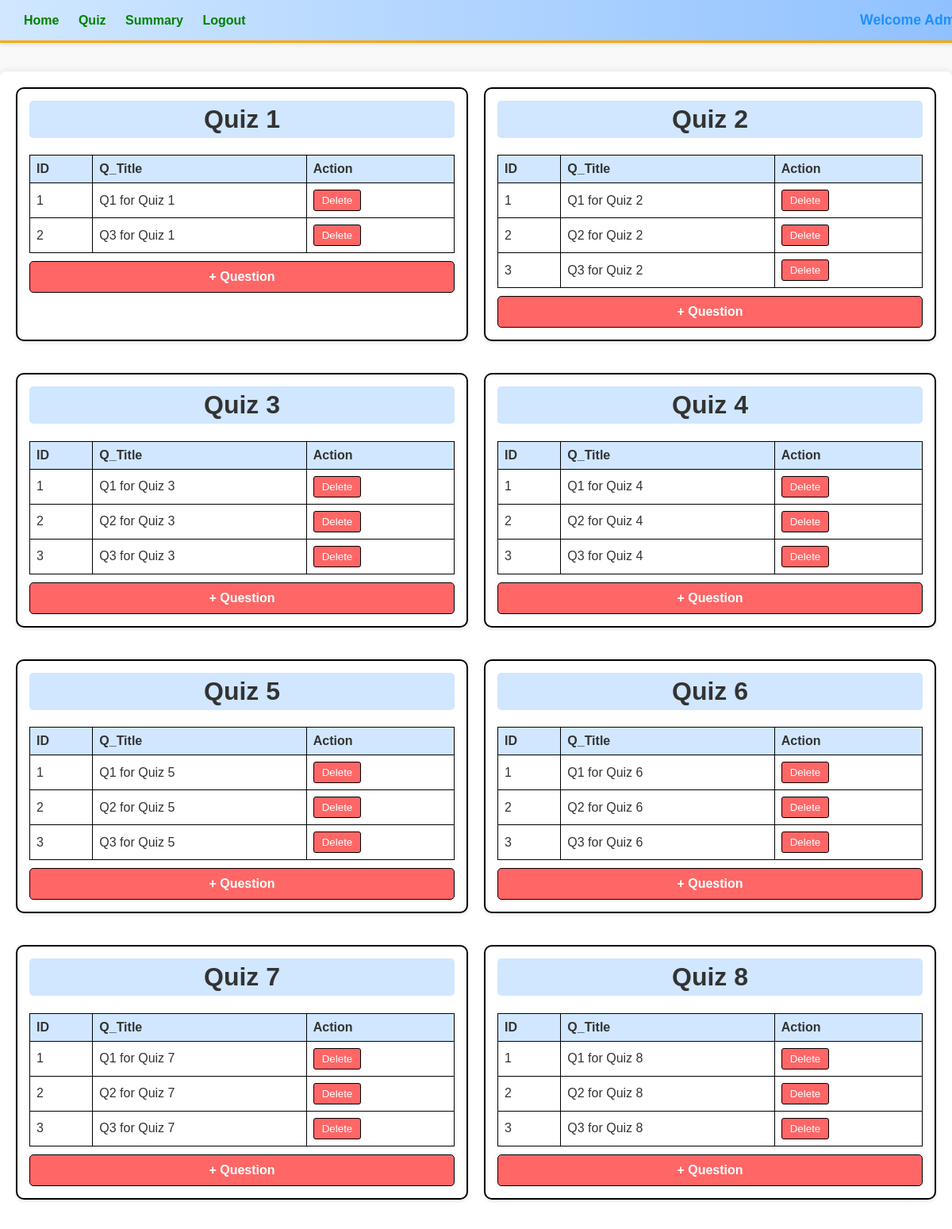
Page /admin_dashboard_quiz (signed in, upper part) on the committed database.
### Performance_Analyser/quiz_management_system/models.py (models this page shows)
class Quiz(db.Model):
    id = db.Column(db.Integer, primary_key=True)
    chapter_id = db.Column(db.Integer)
    date_of_quiz = db.Column(db.Date)
    time_duration = db.Column(db.String(10))
    remarks = db.Column(db.String(500), nullable=True)

class Question(db.Model):
    id = db.Column(db.Integer, primary_key=True)
    chapter_id = db.Column(db.Integer)
    quiz_id = db.Column(db.Integer)
    question_title = db.Column(db.String(100), nullable=False)
    question_statement = db.Column(db.String(500))
    option1 = db.Column(db.String(150))
    option2 = db.Column(db.String(150))
    option3 = db.Column(db.String(150))
    option4 = db.Column(db.String(150))
    correct_answer = db.Column(db.Integer, nullable=False)

### Performance_Analyser/quiz_management_system/app.py (the view)
@app.route('/admin_dashboard_quiz', methods=['GET', 'POST'])
@flask_profiler.profile()
def admin_dashboard_quiz():
    if not session.get('user_id') or User.query.get(session['user_id']).role != 'admin':
        return redirect(url_for('login'))
    user_id = session.get('user_id')
    user = User.query.get(user_id)
    quizes = Quiz.query.all()
    questions = Question.query.all()
    return render_template('admin_dashboard_quiz.html', questions=questions, quizes=quizes, user=user)

### Performance_Analyser/quiz_management_system/templates/admin_dashboard_quiz.html (shortened to what this page needs)
<!DOCTYPE html>
<html lang="en">
<head>
    <link rel="stylesheet" href="https://cdnjs.cloudflare.com/ajax/libs/font-awesome/5.15.3/css/all.min.css">
</head>
<body>
    <div class="header">
        <div class="nav">
            <a href="{{ url_for('admin_dashboard') }}">Home</a>
            <a href="{{ url_for('admin_dashboard_quiz') }}">Quiz</a>
            <a href="{{ url_for('admin_dashboard_summary') }}">Summary</a>
            <a href="{{ url_for('login') }}">Logout</a>
        </div>
        <div class="welcome">
            Welcome Admin
        </div>
    </div>
    <div class="container">
        {% for quiz in quizes %}
            <div class="card">
                <h1>Quiz {{ quiz.id }}</h1>
                <table>
                    <tr>
                        <th>ID</th>
                        <th>Q_Title</th>
                        <th>Action</th>
                    </tr>
                    {% for question in questions if question.quiz_id == quiz.id %}
                        <tr>
                            <td>{{ loop.index }}</td>
                            <td>{{ question.question_title }}</td>
                            <td>
                                <form method="POST" action="{{ url_for('delete_question', question_id=question.id) }}">
                                    <input type="submit" value="Delete">
                                </form>
                            </td>
                        </tr>
                    {% endfor %}
                </table>
                <a href="{{ url_for('add_question', quiz_id=quiz.id, chapter_id=quiz.chapter_id) }}" class="add-question">+ Question</a>
            </div>
        {% endfor %}
    </div>
</body>
</html>

### Performance_Analyser/quiz_management_system/templates/admin_dashboard_quiz.html (style rules this page uses)
body { font-family: 'Comic Sans MS', cursive, sans-serif; background-color: #f9f9f9; padding: 70px 0 20px; margin: 0; color: #333; }
a { text-decoration: none; }
.header { background: linear-gradient(90deg, #d0e7ff, #8ec0ff); padding: 10px 20px; display: flex; flex-wrap: wrap; justify-content: space-between; align-items: center; border-bottom: 3px solid #ffa500; box-shadow: 0 2px 5px rgba(0, 0, 0, 0.1); position: fixed; top: 0; left: 0; width: 100%; z-index: 1000; }
.header .nav a { color: green; margin: 0 10px; font-weight: bold; transition: color 0.3s; }
.header .welcome { color: #1e90ff; font-size: 1.1em; font-weight: bold; margin: 5px 0; }
.container { max-width: 1200px; margin: 20px auto; padding: 20px; display: flex; flex-wrap: wrap; gap: 20px; background-color: #fff; box-shadow: 0 0 10px rgba(0,0,0,0.1); border-radius: 8px; }
.card { flex: 1 1 calc(45% - 20px); background-color: #fff; border: 2px solid #000; border-radius: 10px; padding: 15px; box-shadow: 0 2px 4px rgba(0,0,0,0.1); transition: transform 0.3s; box-sizing: border-box; margin-bottom: 20px; }
.card h1 { text-align: center; background-color: #d0e7ff; padding: 5px; border-radius: 5px; margin-top: 0; }
.card table { width: 100%; border-collapse: collapse; margin-top: 15px; }
.card table th, .card table td { border: 1px solid #000; padding: 8px; text-align: left; }
.card table th { background-color: #d0e7ff; }
.card form { display: inline; }
.card form input[type="submit"] { background-color: #ff6666; color: white; border: 1px solid #000; border-radius: 3px; padding: 5px 10px; cursor: pointer; }
.card a.add-question { display: block; text-align: center; padding: 10px; margin-top: 10px; background-color: #ff6666; color: #fff; font-weight: bold; border: 1px solid #000; border-radius: 5px; transition: background-color 0.3s; }

### rows in the picture
Quiz: id "1"
Question: question_title "Q1 for Quiz 1"
Question: question_title "Q3 for Quiz 1"
Quiz: id "2"
Question: question_title "Q1 for Quiz 2"
Question: question_title "Q2 for Quiz 2"
Question: question_title "Q3 for Quiz 2"
Quiz: id "3"
Question: question_title "Q1 for Quiz 3"
Question: question_title "Q2 for Quiz 3"
Question: question_title "Q3 for Quiz 3"
Quiz: id "4"
Question: question_title "Q1 for Quiz 4"
Question: question_title "Q2 for Quiz 4"
Question: question_title "Q3 for Quiz 4"
Quiz: id "5"
Question: question_title "Q1 for Quiz 5"
Question: question_title "Q2 for Quiz 5"
Question: question_title "Q3 for Quiz 5"
Quiz: id "6"
Question: question_title "Q1 for Quiz 6"
Question: question_title "Q2 for Quiz 6"
Question: question_title "Q3 for Quiz 6"
Quiz: id "7"
Question: question_title "Q1 for Quiz 7"
Question: question_title "Q2 for Quiz 7"
Question: question_title "Q3 for Quiz 7"
Quiz: id "8"
Question: question_title "Q1 for Quiz 8"
Question: question_title "Q2 for Quiz 8"
Question: question_title "Q3 for Quiz 8"
